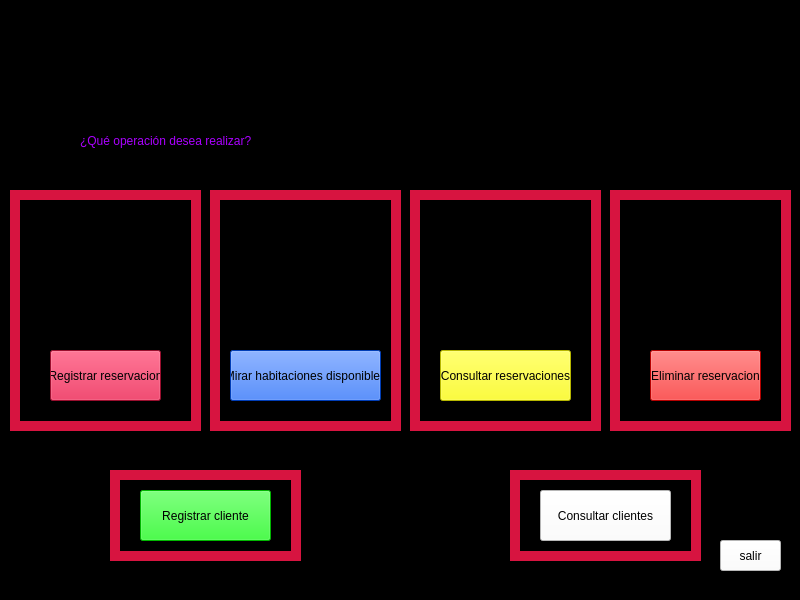
<?xml version="1.0" encoding="UTF-8"?>
<ui version="4.0">
 <class>MainWindow</class>
 <widget class="QMainWindow" name="MainWindow">
  <property name="geometry">
   <rect>
    <x>0</x>
    <y>0</y>
    <width>800</width>
    <height>600</height>
   </rect>
  </property>
  <property name="windowTitle">
   <string>MainWindow</string>
  </property>
  <property name="styleSheet">
   <string notr="true">background-color: rgb(0, 0, 0);</string>
  </property>
  <widget class="QWidget" name="centralwidget">
   <widget class="QLabel" name="label_2">
    <property name="geometry">
     <rect>
      <x>80</x>
      <y>110</y>
      <width>661</width>
      <height>61</height>
     </rect>
    </property>
    <property name="styleSheet">
     <string notr="true">color: rgb(170, 0, 255);
font: 75 28pt &quot;MS Shell Dlg 2&quot;;</string>
    </property>
    <property name="text">
     <string>¿Qué operación desea realizar?</string>
    </property>
   </widget>
   <widget class="QPushButton" name="registrar">
    <property name="geometry">
     <rect>
      <x>50</x>
      <y>350</y>
      <width>111</width>
      <height>51</height>
     </rect>
    </property>
    <property name="styleSheet">
     <string notr="true">background-color: rgb(215, 20, 64);</string>
    </property>
    <property name="text">
     <string>Registrar reservacion</string>
    </property>
   </widget>
   <widget class="QPushButton" name="eliminar">
    <property name="geometry">
     <rect>
      <x>650</x>
      <y>350</y>
      <width>111</width>
      <height>51</height>
     </rect>
    </property>
    <property name="styleSheet">
     <string notr="true">background-color: rgb(255, 0, 0);</string>
    </property>
    <property name="text">
     <string>Eliminar reservacion</string>
    </property>
   </widget>
   <widget class="QPushButton" name="consultar">
    <property name="geometry">
     <rect>
      <x>440</x>
      <y>350</y>
      <width>131</width>
      <height>51</height>
     </rect>
    </property>
    <property name="styleSheet">
     <string notr="true">background-color: rgb(255, 255, 0);</string>
    </property>
    <property name="text">
     <string>Consultar reservaciones</string>
    </property>
   </widget>
   <widget class="QPushButton" name="disponibles">
    <property name="geometry">
     <rect>
      <x>230</x>
      <y>350</y>
      <width>151</width>
      <height>51</height>
     </rect>
    </property>
    <property name="styleSheet">
     <string notr="true">background-color: rgb(0, 85, 255);</string>
    </property>
    <property name="text">
     <string>Mirar habitaciones disponibles</string>
    </property>
   </widget>
   <widget class="QLabel" name="label">
    <property name="geometry">
     <rect>
      <x>10</x>
      <y>10</y>
      <width>221</width>
      <height>91</height>
     </rect>
    </property>
    <property name="text">
     <string/>
    </property>
    <property name="pixmap">
     <pixmap>logo.png</pixmap>
    </property>
   </widget>
   <widget class="QLabel" name="label_3">
    <property name="geometry">
     <rect>
      <x>10</x>
      <y>190</y>
      <width>191</width>
      <height>241</height>
     </rect>
    </property>
    <property name="styleSheet">
     <string notr="true">background-color: rgb(215, 20, 64);</string>
    </property>
    <property name="text">
     <string/>
    </property>
   </widget>
   <widget class="QLabel" name="label_4">
    <property name="geometry">
     <rect>
      <x>20</x>
      <y>200</y>
      <width>171</width>
      <height>221</height>
     </rect>
    </property>
    <property name="text">
     <string>TextLabel</string>
    </property>
   </widget>
   <widget class="QLabel" name="label_5">
    <property name="geometry">
     <rect>
      <x>20</x>
      <y>210</y>
      <width>161</width>
      <height>131</height>
     </rect>
    </property>
    <property name="text">
     <string/>
    </property>
    <property name="pixmap">
     <pixmap>consulta.png</pixmap>
    </property>
   </widget>
   <widget class="QLabel" name="label_6">
    <property name="geometry">
     <rect>
      <x>210</x>
      <y>190</y>
      <width>191</width>
      <height>241</height>
     </rect>
    </property>
    <property name="styleSheet">
     <string notr="true">background-color: rgb(215, 20, 64);</string>
    </property>
    <property name="text">
     <string/>
    </property>
   </widget>
   <widget class="QLabel" name="label_7">
    <property name="geometry">
     <rect>
      <x>220</x>
      <y>200</y>
      <width>171</width>
      <height>221</height>
     </rect>
    </property>
    <property name="text">
     <string>TextLabel</string>
    </property>
   </widget>
   <widget class="QLabel" name="label_8">
    <property name="geometry">
     <rect>
      <x>220</x>
      <y>200</y>
      <width>171</width>
      <height>141</height>
     </rect>
    </property>
    <property name="text">
     <string/>
    </property>
    <property name="pixmap">
     <pixmap>consulta r.png</pixmap>
    </property>
   </widget>
   <widget class="QLabel" name="label_9">
    <property name="geometry">
     <rect>
      <x>410</x>
      <y>190</y>
      <width>191</width>
      <height>241</height>
     </rect>
    </property>
    <property name="styleSheet">
     <string notr="true">background-color: rgb(215, 20, 64);</string>
    </property>
    <property name="text">
     <string/>
    </property>
   </widget>
   <widget class="QLabel" name="label_10">
    <property name="geometry">
     <rect>
      <x>420</x>
      <y>200</y>
      <width>171</width>
      <height>221</height>
     </rect>
    </property>
    <property name="text">
     <string>TextLabel</string>
    </property>
   </widget>
   <widget class="QLabel" name="label_11">
    <property name="geometry">
     <rect>
      <x>420</x>
      <y>210</y>
      <width>161</width>
      <height>111</height>
     </rect>
    </property>
    <property name="text">
     <string/>
    </property>
    <property name="pixmap">
     <pixmap>consulta h.png</pixmap>
    </property>
   </widget>
   <widget class="QLabel" name="label_12">
    <property name="geometry">
     <rect>
      <x>610</x>
      <y>190</y>
      <width>181</width>
      <height>241</height>
     </rect>
    </property>
    <property name="styleSheet">
     <string notr="true">background-color: rgb(215, 20, 64);</string>
    </property>
    <property name="text">
     <string/>
    </property>
   </widget>
   <widget class="QLabel" name="label_13">
    <property name="geometry">
     <rect>
      <x>620</x>
      <y>200</y>
      <width>161</width>
      <height>221</height>
     </rect>
    </property>
    <property name="text">
     <string>TextLabel</string>
    </property>
   </widget>
   <widget class="QLabel" name="label_14">
    <property name="geometry">
     <rect>
      <x>620</x>
      <y>200</y>
      <width>151</width>
      <height>141</height>
     </rect>
    </property>
    <property name="text">
     <string/>
    </property>
    <property name="pixmap">
     <pixmap>cancelado.png</pixmap>
    </property>
   </widget>
   <widget class="QLabel" name="label_15">
    <property name="geometry">
     <rect>
      <x>110</x>
      <y>470</y>
      <width>191</width>
      <height>91</height>
     </rect>
    </property>
    <property name="styleSheet">
     <string notr="true">background-color: rgb(215, 20, 64);</string>
    </property>
    <property name="text">
     <string/>
    </property>
   </widget>
   <widget class="QLabel" name="label_16">
    <property name="geometry">
     <rect>
      <x>510</x>
      <y>470</y>
      <width>191</width>
      <height>91</height>
     </rect>
    </property>
    <property name="styleSheet">
     <string notr="true">background-color: rgb(215, 20, 64);</string>
    </property>
    <property name="text">
     <string/>
    </property>
   </widget>
   <widget class="QLabel" name="label_17">
    <property name="geometry">
     <rect>
      <x>120</x>
      <y>480</y>
      <width>171</width>
      <height>71</height>
     </rect>
    </property>
    <property name="text">
     <string>TextLabel</string>
    </property>
   </widget>
   <widget class="QLabel" name="label_18">
    <property name="geometry">
     <rect>
      <x>520</x>
      <y>480</y>
      <width>171</width>
      <height>71</height>
     </rect>
    </property>
    <property name="text">
     <string>TextLabel</string>
    </property>
   </widget>
   <widget class="QPushButton" name="registro_cliente">
    <property name="geometry">
     <rect>
      <x>140</x>
      <y>490</y>
      <width>131</width>
      <height>51</height>
     </rect>
    </property>
    <property name="styleSheet">
     <string notr="true">background-color: rgb(0, 255, 0);
color: rgb(0, 0, 0);</string>
    </property>
    <property name="text">
     <string>Registrar cliente</string>
    </property>
   </widget>
   <widget class="QPushButton" name="consulta_cliente">
    <property name="geometry">
     <rect>
      <x>540</x>
      <y>490</y>
      <width>131</width>
      <height>51</height>
     </rect>
    </property>
    <property name="styleSheet">
     <string notr="true">background-color: rgb(255, 255, 255);
color: rgb(0, 0, 0);</string>
    </property>
    <property name="text">
     <string>Consultar clientes</string>
    </property>
   </widget>
   <widget class="QPushButton" name="salir">
    <property name="geometry">
     <rect>
      <x>720</x>
      <y>540</y>
      <width>61</width>
      <height>31</height>
     </rect>
    </property>
    <property name="styleSheet">
     <string notr="true">background-color: rgb(255, 255, 255);
color: rgb(0, 0, 0);</string>
    </property>
    <property name="text">
     <string>salir</string>
    </property>
   </widget>
   <widget class="QLabel" name="label_19">
    <property name="geometry">
     <rect>
      <x>300</x>
      <y>40</y>
      <width>231</width>
      <height>21</height>
     </rect>
    </property>
    <property name="styleSheet">
     <string notr="true">color: rgb(255, 0, 255);</string>
    </property>
    <property name="text">
     <string/>
    </property>
   </widget>
   <widget class="QLabel" name="label_20">
    <property name="geometry">
     <rect>
      <x>280</x>
      <y>70</y>
      <width>281</width>
      <height>21</height>
     </rect>
    </property>
    <property name="styleSheet">
     <string notr="true">color: rgb(255, 0, 255);</string>
    </property>
    <property name="text">
     <string/>
    </property>
   </widget>
   <zorder>label</zorder>
   <zorder>label_3</zorder>
   <zorder>label_4</zorder>
   <zorder>registrar</zorder>
   <zorder>label_5</zorder>
   <zorder>label_6</zorder>
   <zorder>label_7</zorder>
   <zorder>disponibles</zorder>
   <zorder>label_8</zorder>
   <zorder>label_9</zorder>
   <zorder>label_10</zorder>
   <zorder>label_2</zorder>
   <zorder>consultar</zorder>
   <zorder>label_11</zorder>
   <zorder>label_12</zorder>
   <zorder>label_13</zorder>
   <zorder>eliminar</zorder>
   <zorder>label_14</zorder>
   <zorder>label_15</zorder>
   <zorder>label_16</zorder>
   <zorder>label_17</zorder>
   <zorder>label_18</zorder>
   <zorder>registro_cliente</zorder>
   <zorder>consulta_cliente</zorder>
   <zorder>salir</zorder>
   <zorder>label_19</zorder>
   <zorder>label_20</zorder>
  </widget>
  <widget class="QStatusBar" name="statusbar"/>
 </widget>
 <resources/>
 <connections/>
</ui>
